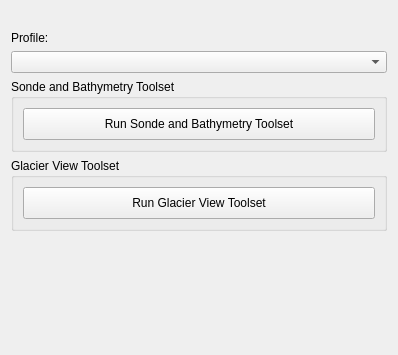
<?xml version="1.0" encoding="UTF-8"?>
<ui version="4.0">
 <class>SetupToolset</class>
 <widget class="QWidget" name="SetupToolset">
  <property name="windowModality">
   <enum>Qt::ApplicationModal</enum>
  </property>
  <property name="geometry">
   <rect>
    <x>0</x>
    <y>0</y>
    <width>398</width>
    <height>355</height>
   </rect>
  </property>
  <property name="minimumSize">
   <size>
    <width>398</width>
    <height>355</height>
   </size>
  </property>
  <property name="maximumSize">
   <size>
    <width>398</width>
    <height>355</height>
   </size>
  </property>
  <property name="windowTitle">
   <string>Looking Glass - Choose Toolset</string>
  </property>
  <property name="windowIcon">
   <iconset>
    <normaloff>.:/icons/LookingGlass.png</normaloff>.:/icons/LookingGlass.png</iconset>
  </property>
  <layout class="QVBoxLayout" name="verticalLayout">
   <item>
    <widget class="QLabel" name="label">
     <property name="maximumSize">
      <size>
       <width>16777215</width>
       <height>100</height>
      </size>
     </property>
     <property name="text">
      <string/>
     </property>
     <property name="pixmap">
      <pixmap resource="../resources/resources.qrc">:/images/SuiteSplash.png</pixmap>
     </property>
    </widget>
   </item>
   <item>
    <widget class="QLabel" name="label_3">
     <property name="text">
      <string>Profile:</string>
     </property>
    </widget>
   </item>
   <item>
    <widget class="QComboBox" name="profileBox"/>
   </item>
   <item>
    <widget class="QGroupBox" name="groupBox">
     <property name="title">
      <string>Sonde and Bathymetry Toolset</string>
     </property>
     <layout class="QVBoxLayout" name="verticalLayout_2" stretch="0">
      <item>
       <widget class="QPushButton" name="runSondeToolsetButton">
        <property name="minimumSize">
         <size>
          <width>0</width>
          <height>32</height>
         </size>
        </property>
        <property name="text">
         <string>Run Sonde and Bathymetry Toolset</string>
        </property>
        <property name="iconSize">
         <size>
          <width>32</width>
          <height>32</height>
         </size>
        </property>
       </widget>
      </item>
     </layout>
    </widget>
   </item>
   <item>
    <widget class="QGroupBox" name="groupBox_2">
     <property name="title">
      <string>Glacier View Toolset</string>
     </property>
     <layout class="QVBoxLayout" name="verticalLayout_3" stretch="0">
      <item>
       <widget class="QPushButton" name="runGlacierToolsetButton">
        <property name="minimumSize">
         <size>
          <width>0</width>
          <height>32</height>
         </size>
        </property>
        <property name="text">
         <string>Run Glacier View Toolset</string>
        </property>
        <property name="iconSize">
         <size>
          <width>32</width>
          <height>32</height>
         </size>
        </property>
       </widget>
      </item>
     </layout>
    </widget>
   </item>
   <item>
    <spacer name="verticalSpacer">
     <property name="orientation">
      <enum>Qt::Vertical</enum>
     </property>
     <property name="sizeHint" stdset="0">
      <size>
       <width>20</width>
       <height>40</height>
      </size>
     </property>
    </spacer>
   </item>
  </layout>
 </widget>
 <resources>
  <include location="../resources/resources.qrc"/>
  <include location="../resources/resources.qrc"/>
  <include location="../resources/resources.qrc"/>
 </resources>
 <connections/>
</ui>
